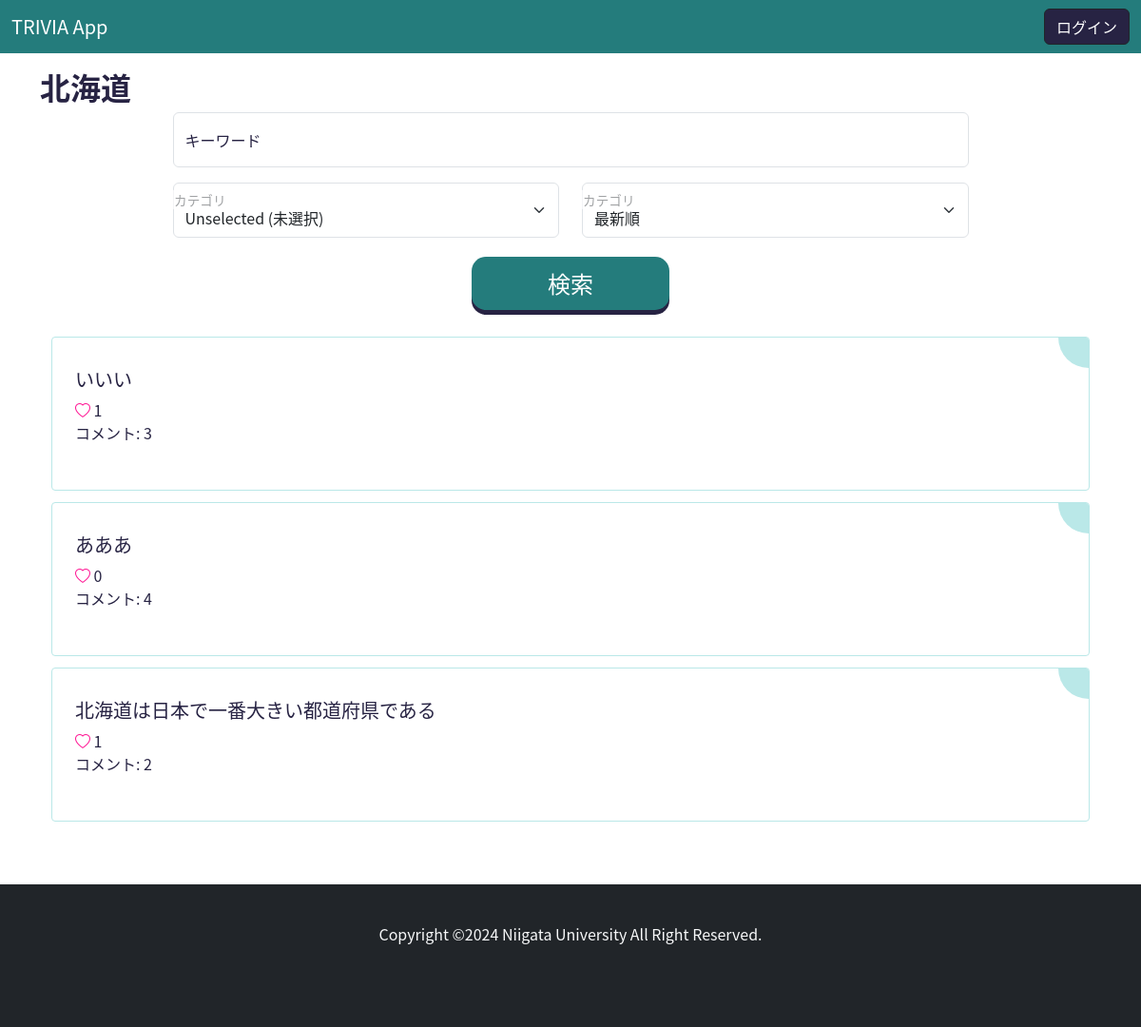
The app's page /list/北海道/ with its own data.
### main/models.py (models this page shows, shortened)
class Post(models.Model):
    CATEGORY_CHOICES = [
        ('地理', '地理'),
        ('歴史', '歴史'),
        ('人物', '人物'),
        ('自然', '自然'),
        ('伝統', '伝統'),
        ('スポーツ', 'スポーツ'),
        ('食', '食'),
        ('文化', '文化'),
        ('芸能', '芸能'),
        ('特産品', '特産品'),
        ('方言', '方言'),
        ('その他', 'その他'),
    ]
    PREFECTURE_CHOICES = [
        ('北海道', '北海道'),
        ('青森県', '青森県'),
        ('岩手県', '岩手県'),
        ('宮城県', '宮城県'),
        ('秋田県', '秋田県'),
        ('山形県', '山形県'),
        ('福島県', '福島県'),
        ('茨城県', '茨城県'),
        ('栃木県', '栃木県'),
        ('群馬県', '群馬県'),
        ('埼玉県', '埼玉県'),
        ('千葉県', '千葉県'),
        ('東京都', '東京都'),
        ('神奈川県', '神奈川県'),
        ('新潟県', '新潟県'),
        ('富山県', '富山県'),
        ('石川県', '石川県'),
        ('福井県', '福井県'),
        ('山梨県', '山梨県'),
        ('長野県', '長野県'),
        ('岐阜県', '岐阜県'),
        ('静岡県', '静岡県'),
        ('愛知県', '愛知県'),
        ('三重県', '三重県'),
        ('滋賀県', '滋賀県'),
        ('京都府', '京都府'),
        ('大阪府', '大阪府'),
        ('兵庫県', '兵庫県'),
        ('奈良県', '奈良県'),
        ('和歌山県', '和歌山県'),
        ('鳥取県', '鳥取県'),
        ('島根県', '島根県'),
        ('岡山県', '岡山県'),
        ('広島県', '広島県'),
        ('山口県', '山口県'),
        ('徳島県', '徳島県'),
        ('香川県', '香川県'),
        ('愛媛県', '愛媛県'),
        ('高知県', '高知県'),
        ('福岡県', '福岡県'),
        ('佐賀県', '佐賀県'),
        ('長崎県', '長崎県'),
        ('熊本県', '熊本県'),
        ('大分県', '大分県'),
        ('宮崎県', '宮崎県'),
        ('鹿児島県', '鹿児島県'),
        ('沖縄県', '沖縄県'),
    ]
    title = models.CharField(max_length=20)
    category = models.CharField(max_length=20, choices=CATEGORY_CHOICES)
    prefecture = models.CharField(max_length=20, choices=PREFECTURE_CHOICES)
    content = models.TextField(blank=True, null=True)
    user = models.ForeignKey(User, on_delete=models.CASCADE)
    like = models.ManyToManyField(User, related_name='related_post', blank=True)
    create_at = models.DateTimeField()
    update_at = models.DateTimeField()
    class Meta:
        db_table = 'posts'
        ordering = ["-create_at"]

### main/views.py (the view)
# urls.py: path("list/<str:prefecture>/", TriviaListView.as_view(), name="trivia-list"),
class TriviaListView(ListView):
    model = Post
    template_name = "main/list.html"
    def get_queryset(self):
        query = super().get_queryset()
        keyword = self.request.GET.get("keyword", None)
        category = self.request.GET.get("category", None)
        prefecture = self.kwargs["prefecture"]
        query = query.filter(prefecture=prefecture)
        if keyword:
            query = query.filter(title__icontains=keyword)
        if category == "未選択":
            pass
        elif category:
            query = query.filter(category=category)
        arrangement = self.request.GET.get("arrangement", 0)
        if arrangement == "1":
            query = query.order_by('-create_at')
        elif arrangement == "2":
            query = query.annotate(num_likes=Count("like")).order_by('-num_likes')
        elif arrangement == "3":
            query = query.annotate(num_comments=Count("comments")).order_by("-num_comments")
        return query
    def get_context_data(self, **kwargs):
        context = super().get_context_data(**kwargs)
        context["prefecture"] = self.kwargs["prefecture"]
        context["keyword"] = self.request.GET.get("keyword", "")
        category = self.request.GET.get("category", "")
        if category == "地理":
            context["geography"] = True
        elif category == "歴史":
            context["history"] = True
        elif category == "人物":
            context["person"] = True
        elif category == "自然":
            context["nature"] = True
        elif category == "伝統":
            context["tradition"] = True
        elif category == "スポーツ":
            context["sport"] = True
        elif category == "食":
            context["food"] = True
        elif category == "文化":
            context["culture"] = True
        elif category == "芸能":
            context["entertainment"] = True
        elif category == "特産品":
            context["goods"] = True
        elif category == "方言":
            context["dialect"] = True
        elif category == "未選択":
            context["none"] = True
        arrangement = context['arrangement'] = self.request.GET.get('arrangement', '')
        if arrangement == "1":
            context["new"] = True
        elif arrangement == "2":
            context["like"] = True
        elif arrangement == "3":
            context["comment"] = True
        return context

### templates/main/list.html (shortened to what this page needs)
{% extends "base.html" %}
{% block content %}
<div class="container my-3">
    <h2><b>{{ prefecture }}</b></h2>
    <form action="{% url 'main:trivia-list' prefecture %}" method="GET" class="w-75 mx-auto">
        <p class="form-floating">
            <input id="floatingInput" type="text" class="form-control" name="keyword" value="{{ keyword }}" placeholder="キーワード入力">
            <label for="floatingInput">キーワード</label>
        </p>
        <div class="row mb-3">
            <div class="col form-floating">
                <select name="category" id="floatingSelect" class="form-select">
                    <option value="未選択" {% if none %}selected{% endif %}>Unselected (未選択)</option>
                </select>
                <label for="floatingSelect">カテゴリ</label>
            </div>
            <div class="col form-floating">
                <select name="arrangement" id="floatingSelect" class="form-select">
                    <option value="1" {% if new %}selected{% endif %}>最新順</option>
                </select>
                <label for="floatingSelect">カテゴリ</label>
            </div>
        </div>
        <div class="text-center">
            <button class="button-search" >検索</button>
        </div>
    </form>
    {% for object in object_list %}
        <div class="card-diy">
            <h5><a class="card-title" href="{% url 'main:trivia-detail' pk=object.id %}">{{object.title}}</a></h5>
            {% if request.user in item.like.all %}
                <i class="bi bi-heart-fill" role="img" style="color: deeppink;"></i> {{object.like.count}}
            {% else %}
                <i class="bi bi-heart" role="img" style="color: deeppink;"></i> {{object.like.count}}
            {% endif %}
            <p>コメント: {{object.comments.count}}</p>
        </div>
    {% empty %}
        <h3>投稿はありません</h3>
    {% endfor %}
</div>
{% endblock %}

### static/css/footer.css (style rules this page uses)
html { position: relative; min-height: 100%; padding-bottom: 200px; box-sizing: border-box; }

### static/css/style.css (style rules this page uses)
body { font-family: "ヒラギノ角ゴ Pro W3", "Hiragino Kaku Gothic Pro", Osaka, メイリオ, Meiryo, "ＭＳ Ｐゴシック", "MS PGothic", "ＭＳ ゴシック" , "MS Gothic", "Noto Sans CJK JP", TakaoPGothic, sans-serif; color: #272343; }
.button-search { display: inline-block; padding: 10px 80px; font-size: 24px; cursor: pointer; text-align: center; text-decoration: none; outline: none; color: #fff; background-color: #247c7c; border: none; border-radius: 15px; box-shadow: 0 9px #272343; margin-bottom: 20px; }
.button-search { background-color: #247c7c; box-shadow: 0 5px #272343; transform: translateY(4px); }
.card-title { color: #272343; text-decoration: none; }

### records on screen
Post: title "いいい", like.count "1", comments.count "3"
Post: title "あああ", like.count "0", comments.count "4"
Post: title "北海道は日本で一番大きい都道府県である", like.count "1", comments.count "2"

### other values on screen
{{ prefecture }} "北海道"
